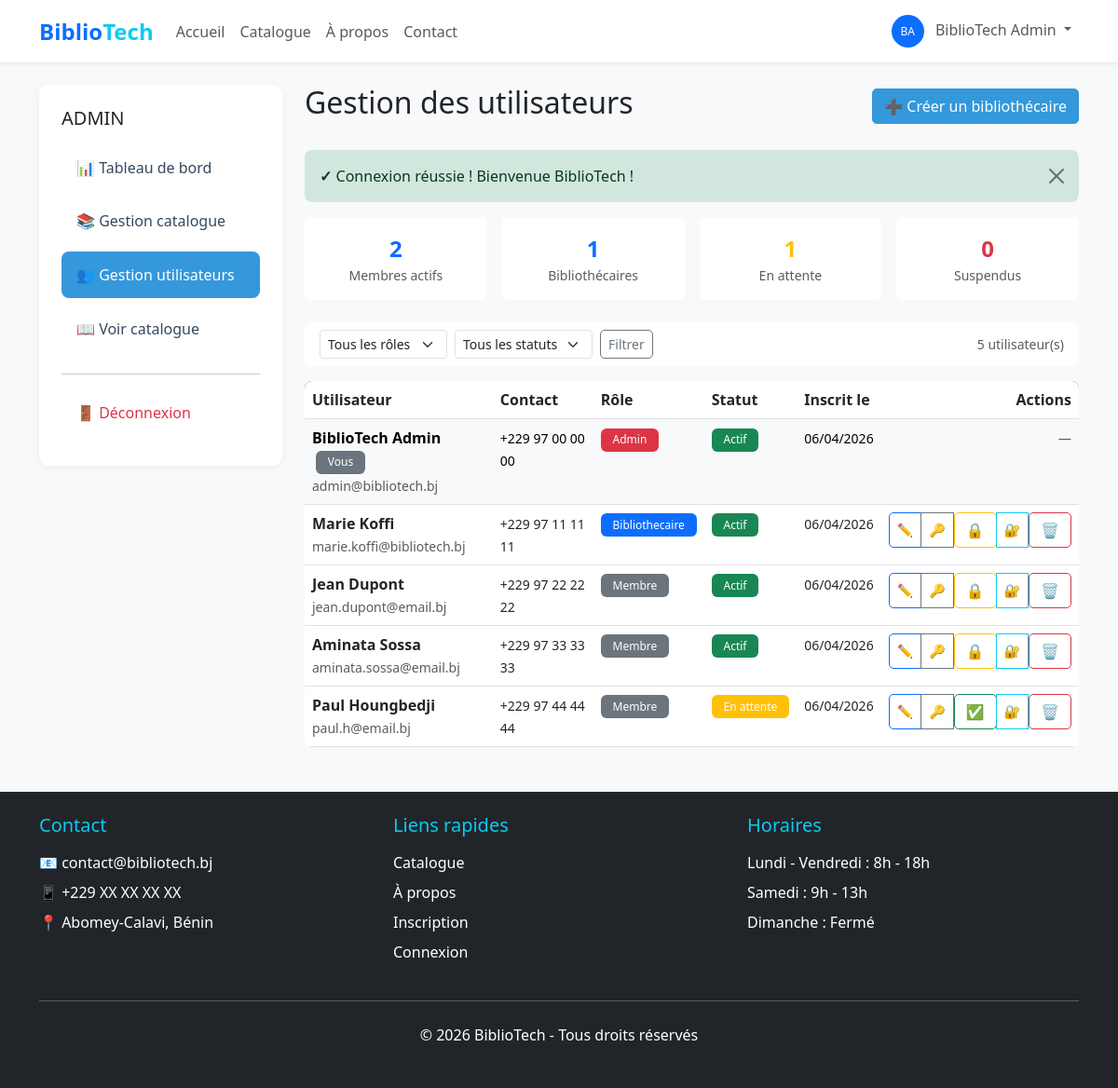
The page /frontend/admin/utilisateurs.php (signed in) on the database its author committed.
### tables this page shows
CREATE TABLE utilisateurs (
    id INT PRIMARY KEY AUTO_INCREMENT,
    nom VARCHAR(100) NOT NULL,
    prenoms VARCHAR(100) NOT NULL,
    email VARCHAR(150) UNIQUE NOT NULL,
    telephone VARCHAR(20),
    adresse TEXT,
    mot_de_passe VARCHAR(255) NOT NULL,
    role ENUM('membre', 'bibliothecaire', 'admin') DEFAULT 'membre',
    statut ENUM('actif', 'inactif', 'en_attente') DEFAULT 'en_attente',
    date_inscription DATETIME DEFAULT CURRENT_TIMESTAMP,
    derniere_connexion DATETIME,
    created_at TIMESTAMP DEFAULT CURRENT_TIMESTAMP,
    updated_at TIMESTAMP DEFAULT CURRENT_TIMESTAMP ON UPDATE CURRENT_TIMESTAMP,
    INDEX idx_email (email),
    INDEX idx_role (role),
    INDEX idx_statut (statut)
);

### frontend/admin/utilisateurs.php (the view, shortened to what this page needs)
<?php
require_once '../../backend/init.php';
$database = new Database();
$db = $database->getConnection();
$q_users = "SELECT id, nom, prenoms, email, telephone, role, statut, date_inscription
            FROM utilisateurs
            WHERE 1=1";
$q_users .= " ORDER BY date_inscription DESC";
$s_users = $db->prepare($q_users);
$s_users->execute();
$utilisateurs = $s_users->fetchAll(PDO::FETCH_ASSOC);
$q_counts = "SELECT
    SUM(role='membre' AND statut='actif') as membres_actifs,
    SUM(role='bibliothecaire') as bibliothecaires,
    SUM(statut='en_attente') as en_attente,
    SUM(statut='suspendu') as suspendus
    FROM utilisateurs";
$counts = $db->query($q_counts)->fetch(PDO::FETCH_ASSOC);
?>
<!DOCTYPE html>
<html lang="fr">
<head>
    <link href="https://cdn.jsdelivr.net/npm/bootstrap@5.3.0/dist/css/bootstrap.min.css" rel="stylesheet">
    <link rel="stylesheet" href="../assets/css/style.css">
</head>
<body class="bg-light">
    <?php include '../includes/header.php'; ?>
    <div class="container my-4">
        <div class="row">
            <div class="col-md-3">
                <div class="sidebar">
                    <h5 class="mb-3">ADMIN</h5>
                    <nav class="nav flex-column">
                        <a class="nav-link" href="dashboard.php">📊 Tableau de bord</a>
                        <a class="nav-link" href="catalogue.php">📚 Gestion catalogue</a>
                        <a class="nav-link active" href="utilisateurs.php">👥 Gestion utilisateurs</a>
                        <a class="nav-link" href="../catalogue.php">📖 Voir catalogue</a>
                        <hr>
                        <a class="nav-link text-danger" href="../deconnexion.php">🚪 Déconnexion</a>
                    </nav>
                </div>
            </div>
            <div class="col-md-9">
                <div class="d-flex justify-content-between align-items-center mb-4">
                    <h2>Gestion des utilisateurs</h2>
                    <button class="btn btn-primary" data-bs-toggle="modal" data-bs-target="#creerBiblioModal">
                        ➕ Créer un bibliothécaire
                    </button>
                </div>
                <?php echo afficherMessage(); ?>
                <div class="row g-3 mb-4">
                    <div class="col-6 col-md-3">
                        <a href="utilisateurs.php?role=membre&statut=actif" class="text-decoration-none">
                            <div class="card text-center p-3 h-100">
                                <div class="fw-bold fs-4 text-primary"><?php echo $counts['membres_actifs']; ?></div>
                                <small class="text-muted">Membres actifs</small>
                            </div>
                        </a>
                    </div>
                    <div class="col-6 col-md-3">
                        <a href="utilisateurs.php?role=bibliothecaire" class="text-decoration-none">
                            <div class="card text-center p-3 h-100">
                                <div class="fw-bold fs-4 text-primary"><?php echo $counts['bibliothecaires']; ?></div>
                                <small class="text-muted">Bibliothécaires</small>
                            </div>
                        </a>
                    </div>
                    <div class="col-6 col-md-3">
                        <a href="utilisateurs.php?statut=en_attente" class="text-decoration-none">
                            <div class="card text-center p-3 h-100">
                                <div class="fw-bold fs-4 text-warning"><?php echo $counts['en_attente']; ?></div>
                                <small class="text-muted">En attente</small>
                            </div>
                        </a>
                    </div>
                    <div class="col-6 col-md-3">
                        <a href="utilisateurs.php?statut=suspendu" class="text-decoration-none">
                            <div class="card text-center p-3 h-100">
                                <div class="fw-bold fs-4 text-danger"><?php echo $counts['suspendus']; ?></div>
                                <small class="text-muted">Suspendus</small>
                            </div>
                        </a>
                    </div>
                </div>
                <div class="card mb-3">
                    <div class="card-body py-2">
                        <form method="GET" class="d-flex gap-2 align-items-center flex-wrap">
                            <select name="role" class="form-select form-select-sm" style="width:auto">
                                <option value="">Tous les rôles</option>
                            </select>
                            <select name="statut" class="form-select form-select-sm" style="width:auto">
                                <option value="">Tous les statuts</option>
                            </select>
                            <button type="submit" class="btn btn-sm btn-outline-secondary">Filtrer</button>
                            <span class="ms-auto text-muted small"><?php echo count($utilisateurs); ?> utilisateur(s)</span>
                        </form>
                    </div>
                </div>
                <div class="card">
                    <div class="card-body p-0">
                        <div class="table-responsive">
                            <table class="table table-hover mb-0">
                                <thead>
                                    <tr>
                                        <th>Utilisateur</th>
                                        <th>Contact</th>
                                        <th>Rôle</th>
                                        <th>Statut</th>
                                        <th>Inscrit le</th>
                                        <th class="text-end">Actions</th>
                                    </tr>
                                </thead>
                                <tbody>
                                    <?php foreach ($utilisateurs as $u): ?>
                                    <tr class="<?php echo $u['id']==$user['id'] ? 'table-light' : ''; ?>">
                                        <td>
                                            <strong><?php echo htmlspecialchars($u['prenoms'].' '.$u['nom']); ?></strong>
                                            <?php if ($u['id']==$user['id']): ?>
                                            <span class="badge bg-secondary ms-1">Vous</span>
                                            <?php endif; ?>
                                            <br><small class="text-muted"><?php echo htmlspecialchars($u['email']); ?></small>
                                        </td>
                                        <td><small><?php echo htmlspecialchars($u['telephone']); ?></small></td>
                                        <td>
                                            <span class="badge bg-<?php echo $u['role']==='admin' ? 'danger' : ($u['role']==='bibliothecaire' ? 'primary' : 'secondary'); ?>">
                                                <?php echo ucfirst($u['role']); ?>
                                            </span>
                                        </td>
                                        <td>
                                            <span class="badge bg-<?php echo $u['statut']==='actif' ? 'success' : ($u['statut']==='en_attente' ? 'warning' : 'danger'); ?>">
                                                <?php echo ucfirst(str_replace('_',' ',$u['statut'])); ?>
                                            </span>
                                        </td>
                                        <td><small><?php echo formaterDate($u['date_inscription']); ?></small></td>
                                        <td class="text-end">
                                            <?php if ($u['id'] != $user['id']): ?>
                                            <div class="btn-group btn-group-sm">
                                                <button class="btn btn-outline-primary" title="Modifier"
                                                    data-bs-toggle="modal" data-bs-target="#modifierModal"
                                                    data-id="<?php echo $u['id']; ?>"
                                                    data-nom="<?php echo htmlspecialchars($u['nom']); ?>"
                                                    data-prenoms="<?php echo htmlspecialchars($u['prenoms']); ?>"
                                                    data-telephone="<?php echo htmlspecialchars($u['telephone']); ?>">
                                                    ✏️
                                                </button>
                                                <button class="btn btn-outline-secondary" title="Changer rôle"
                                                    data-bs-toggle="modal" data-bs-target="#roleModal"
                                                    data-id="<?php echo $u['id']; ?>"
                                                    data-nom="<?php echo htmlspecialchars($u['prenoms'].' '.$u['nom']); ?>"
                                                    data-role="<?php echo $u['role']; ?>">
                                                    🔑
                                                </button>
                                                <?php if ($u['statut'] === 'actif'): ?>
                                                <form method="POST" class="d-inline" onsubmit="return confirm('Suspendre cet utilisateur ?')">
                                                    <button type="submit" name="changer_statut" class="btn btn-outline-warning" title="Suspendre">🔒</button>
                                                </form>
                                                <?php elseif ($u['statut'] === 'en_attente'): ?>
                                                <form method="POST" class="d-inline">
                                                    <button type="submit" name="changer_statut" class="btn btn-outline-success" title="Activer">✅</button>
                                                </form>
                                                <?php endif; ?>
                                                <button class="btn btn-outline-info" title="Réinitialiser mot de passe"
                                                    data-bs-toggle="modal" data-bs-target="#resetMdpModal"
                                                    data-id="<?php echo $u['id']; ?>"
                                                    data-nom="<?php echo htmlspecialchars($u['prenoms'].' '.$u['nom']); ?>">
                                                    🔐
                                                </button>
                                                <form method="POST" class="d-inline" onsubmit="return confirm('Supprimer définitivement cet utilisateur ?')">
                                                    <button type="submit" name="supprimer_utilisateur" class="btn btn-outline-danger" title="Supprimer">🗑️</button>
                                                </form>
                                            </div>
                                            <?php else: ?>
                                            <small class="text-muted">—</small>
                                            <?php endif; ?>
                                        </td>
                                    </tr>
                                    <?php endforeach; ?>
                                </tbody>
                            </table>
                        </div>
                    </div>
                </div>
            </div>
        </div>
    </div>
    <?php include '../includes/footer.php'; ?>
</body>
</html>

### frontend/includes/header.php (shortened to what this page needs)
<?php
$user = getUtilisateurConnecte();
$current_dir = basename(dirname($_SERVER['PHP_SELF']));
$base_path = ($current_dir === 'frontend') ? '' : '../';
?>
<nav class="navbar navbar-expand-lg navbar-light bg-white shadow-sm">
    <div class="container">
        <a class="navbar-brand fw-bold" href="<?php echo $base_path; ?>index.php">
            <span class="text-primary">Biblio</span><span class="text-info">Tech</span>
        </a>
        <div class="collapse navbar-collapse" id="navbarNav">
            <ul class="navbar-nav me-auto">
                <li class="nav-item">
                    <a class="nav-link" href="<?php echo $base_path; ?>index.php">Accueil</a>
                </li>
                <li class="nav-item">
                    <a class="nav-link" href="<?php echo $base_path; ?>catalogue.php">Catalogue</a>
                </li>
                <li class="nav-item">
                    <a class="nav-link" href="<?php echo $base_path; ?>a-propos.php">À propos</a>
                </li>
                <li class="nav-item">
                    <a class="nav-link" href="<?php echo $base_path; ?>contact.php">Contact</a>
                </li>
            </ul>
            <ul class="navbar-nav">
                <?php if ($user): ?>
                    <li class="nav-item dropdown">
                        <a class="nav-link dropdown-toggle" href="#" id="navbarDropdown" role="button" data-bs-toggle="dropdown" aria-expanded="false">
                            <span class="badge bg-primary rounded-circle me-2" style="width: 35px; height: 35px; display: inline-flex; align-items: center; justify-content: center;">
                                <?php echo strtoupper(substr($user['prenoms'], 0, 1) . substr($user['nom'], 0, 1)); ?>
                            </span>
                            <?php echo htmlspecialchars($user['prenoms'] . ' ' . $user['nom']); ?>
                        </a>
                    </li>
                <?php endif; ?>
            </ul>
        </div>
    </div>
</nav>

### frontend/assets/css/style.css (style rules this page uses)
:root { --primary: #2C3E50; --secondary: #3498DB; --accent: #E67E22; --success: #27AE60; --danger: #E74C3C; --warning: #F39C12; --info: #3498DB; --light: #ECF0F1; --dark: #34495E; }
body { font-family: 'Segoe UI', Tahoma, Geneva, Verdana, sans-serif; }
.navbar-brand { font-size: 1.5rem; }
.card { transition: transform 0.3s, box-shadow 0.3s; border: none; }
.btn { border-radius: 5px; font-weight: 500; transition: all 0.3s; }
.btn-primary { background-color: var(--secondary); border-color: var(--secondary); }
.badge { padding: 0.4rem 0.8rem; font-weight: 500; }
.sidebar { background: white; border-radius: 10px; padding: 1.5rem; box-shadow: 0 2px 10px rgba(0,0,0,0.05); }
.sidebar .nav-link { color: var(--dark); border-radius: 8px; padding: 0.8rem 1rem; margin-bottom: 0.5rem; transition: all 0.3s; }
.sidebar .nav-link.active { background-color: var(--secondary); color: white; }
.table { border-radius: 8px; overflow: hidden; }
.table thead { background-color: var(--primary); color: white; }

### rows shown on the page
utilisateurs: prenoms+nom "BA", prenoms+nom "BiblioTech Admin", shows "Vous", email "admin@bibliotech.bj", telephone "+229 97 00 00 00", role "Admin", statut "Actif", date_inscription "06/04/2026"
utilisateurs: prenoms+nom "Marie Koffi", email "marie.koffi@bibliotech.bj", telephone "+229 97 11 11 11", role "Bibliothecaire", statut "Actif", date_inscription "06/04/2026"
utilisateurs: prenoms+nom "Jean Dupont", email "jean.dupont@email.bj", telephone "+229 97 22 22 22", role "Membre", statut "Actif", date_inscription "06/04/2026"
utilisateurs: prenoms+nom "Aminata Sossa", email "aminata.sossa@email.bj", telephone "+229 97 33 33 33", role "Membre", statut "Actif", date_inscription "06/04/2026"
utilisateurs: prenoms+nom "Paul Houngbedji", email "paul.h@email.bj", telephone "+229 97 44 44 44", role "Membre", statut "En attente", date_inscription "06/04/2026"

### other values the page prints
$icon "✓"
$msg['message'] "Connexion réussie ! Bienvenue BiblioTech !"
$counts['membres_actifs'] "2"
$counts['bibliothecaires'] "1"
$counts['en_attente'] "1"
$counts['suspendus'] "0"
count($utilisateurs) "5"
